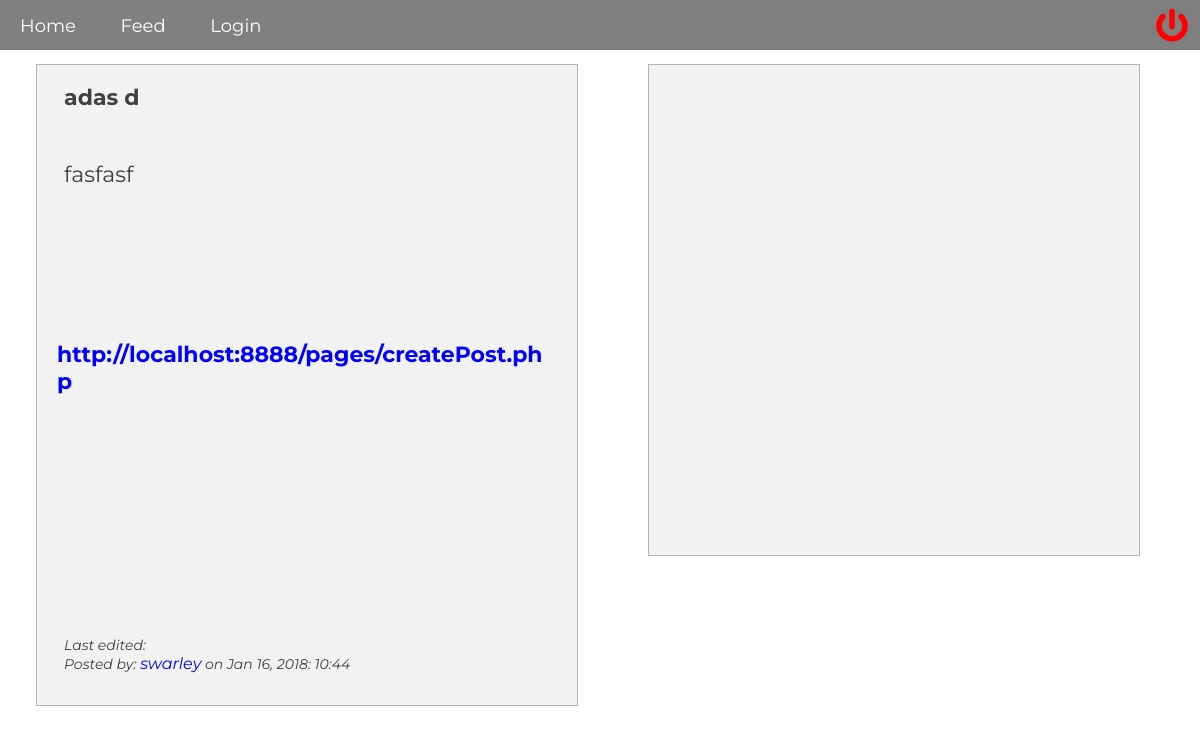
Before: /pages/comment.php?id=10 with the older database file.
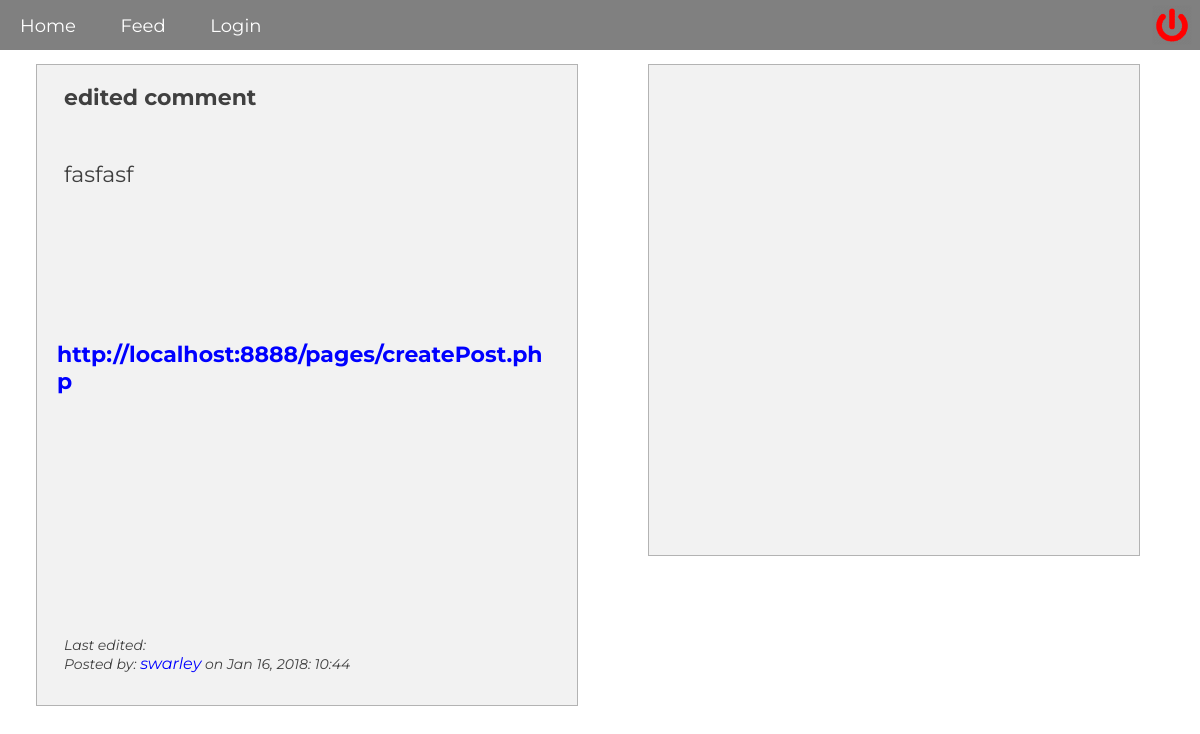
After: the same page with the newer database file.
### tables this page shows
CREATE TABLE "posts" (
        `id`       INTEGER NOT NULL,
        `post_id`       INTEGER NOT NULL PRIMARY KEY AUTOINCREMENT UNIQUE,
        `title` VARCHAR NOT NULL,
        `description`   VARCHAR NOT NULL,
        `url`   VARCHAR NOT NULL,
        `posted`      VARCHAR,
        `edited`     VARCHAR
);

### logic/comment.php (called while the page is built, shortened)
<?php
$post_id = $_GET['id'];
$query = "SELECT * FROM posts WHERE post_id = :post_id";
$statement = $pdo->prepare($query);
$statement->bindParam(':post_id', $post_id, PDO::PARAM_INT);
$statement->execute();
$post = $statement->fetch(PDO::FETCH_ASSOC);
$user_id = $post['id'];
$query = "SELECT * FROM users WHERE id = :id";
$statement = $pdo->prepare($query);
$statement->bindParam(':id', $user_id, PDO::PARAM_STR);
$statement->execute();
$user = $statement->fetch(PDO::FETCH_ASSOC);

### pages/comment.php (the view, shortened to what this page needs)
<?php
require __DIR__.'/../views/header.php';
require __DIR__.'/../logic/feed.php';
require __DIR__.'/../logic/comment.php';
?>
<div class="comment-page">
   <div class="post-title"><?php echo $post['title']; ?></a></div>
   <div class="post-description"><?php echo $post['description']; ?></div>
   <a href="<?php echo $post['url']; ?>" class="comment-url" target="_blank"><?php echo $post['url']; ?></a>
   <br>
   <div class="post-footer">
      <?php echo 'Last edited: '. $join['edited']; ?>
      <br>
      Posted by: <a href="profile.php?id=<?php echo $user['id'] ?>" class="member-username"><?php echo $user['username']; ?></a> on <?php echo $post['posted']; ?>
   </div>
</div>
<div class="comments">
</div>
<?php require __DIR__.'../../views/footer.php'; ?>

Changed rows visible on the page:
changed posts "fasfasf": title "adas d" → "edited comment"
